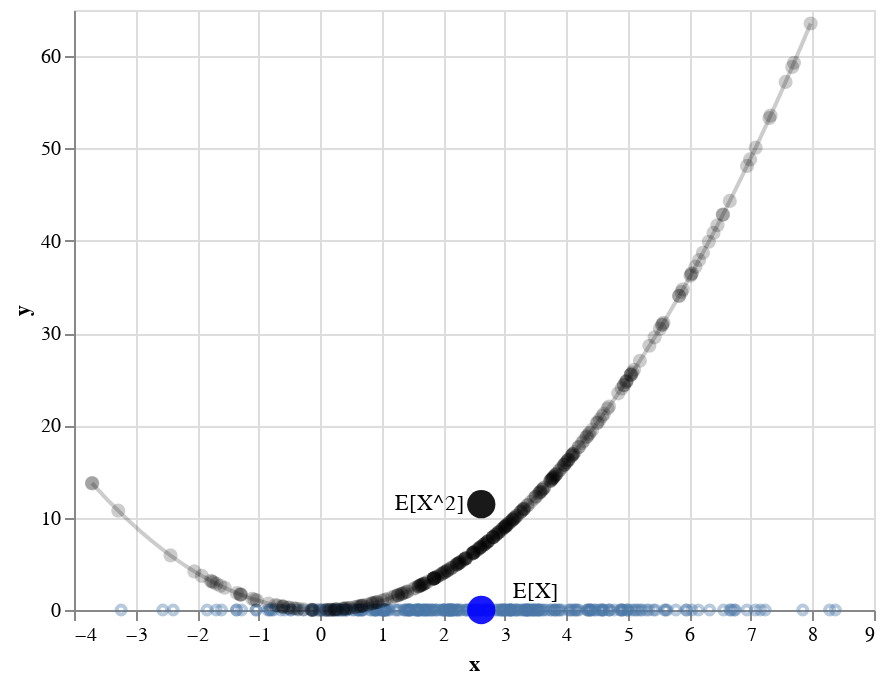

Notebook source saved alongside this figure:
### Markdown cell above
Each black dot represents the value of some blue $x$, squared. Because each $x$ has equal probability mass (i.e. $\frac{1}{|S|}$) if we simple average the y-coordinates of the black dots, we get the expected value of $X^2$. That is, we get $\mathbb{E}[X^2]$. We show this as a black dot on the chart. We can also plot the expected value of each $x_i$ as a blue dot. This is $\mathbb{E}[X]$.

### Code cell
expectedx2 = np.mean([i ** 2 for i in s])


def make_altair_object_labels(X, Y, L):
        bi = []
        for x, y, l in zip(X,Y,L):
            bi.append({"x":x, "y":y, "label": l})
        return alt.Data({"values" : bi})

dt = make_altair_object_labels(X=[np.mean(s)], Y=[expectedx2], L=["E[X^2]"])
                                
expected_x2 = alt.Chart(dt).mark_point(opacity=expectation_opacity, size=expectation_size, color="black", filled=True).encode(
    x='x:Q',  # specify ordinal data
    y='y:Q',  # specify quantitative data
)

dt = make_altair_object_labels(X=[np.mean(s)], Y=[0], L=["E[X]"])
                                
expected_x = alt.Chart(dt).mark_point(opacity=expectation_opacity, size=expectation_size, color="blue", filled=True).encode(
    x='x:Q',  # specify ordinal data
    y='y:Q',  # specify quantitative data
)

text = expected_x2.mark_text(
    align='right',
    baseline='middle',
    dx=7,
    xOffset=-15,    
).encode(
    text='label:N'
)


text2 = expected_x.mark_text(
    align='left',
    baseline='bottom',
    yOffset=-4,
    dx=16
).encode(
    text='label:N'
)

x2 + c2  + c4 + expected_x2 + text + expected_x + text2

### Figure 1 — Vega-Lite specification as saved in the notebook (floating-point values rounded to 4 significant figures; data arrays with more than 128 entries replaced by an {"elided": "..."} marker saying what was removed)
{"$schema": "https://vega.github.io/schema/vega-lite/v2.6.0.json", "config": {"view": {"height": 300, "width": 400}}, "layer": [{"data": {"values": {"elided": "1000 records"}}, "encoding": {"x": {"field": "x", "type": "quantitative"}, "y": {"field": "y", "type": "quantitative"}}, "mark": {"color": "black", "opacity": 0.2, "type": "line"}}, {"data": {"values": {"elided": "300 records"}}, "encoding": {"x": {"field": "x", "type": "quantitative"}, "y": {"field": "y", "type": "quantitative"}}, "mark": {"opacity": 0.4, "size": 20, "type": "point"}}, {"data": {"values": {"elided": "300 records"}}, "encoding": {"x": {"field": "x", "type": "quantitative"}, "y": {"field": "y", "type": "quantitative"}}, "mark": {"color": "black", "filled": true, "opacity": 0.2, "size": 50, "type": "point"}}, {"data": {"values": [{"label": "E[X^2]", "x": 2.618, "y": 11.46}]}, "encoding": {"x": {"field": "x", "type": "quantitative"}, "y": {"field": "y", "type": "quantitative"}}, "mark": {"color": "black", "filled": true, "opacity": 0.9, "size": 200, "type": "point"}}, {"data": {"values": [{"label": "E[X^2]", "x": 2.618, "y": 11.46}]}, "encoding": {"text": {"field": "label", "type": "nominal"}, "x": {"field": "x", "type": "quantitative"}, "y": {"field": "y", "type": "quantitative"}}, "mark": {"align": "right", "baseline": "middle", "dx": 7, "type": "text", "xOffset": -15}}, {"data": {"values": [{"label": "E[X]", "x": 2.618, "y": 0}]}, "encoding": {"x": {"field": "x", "type": "quantitative"}, "y": {"field": "y", "type": "quantitative"}}, "mark": {"color": "blue", "filled": true, "opacity": 0.9, "size": 200, "type": "point"}}, {"data": {"values": [{"label": "E[X]", "x": 2.618, "y": 0}]}, "encoding": {"text": {"field": "label", "type": "nominal"}, "x": {"field": "x", "type": "quantitative"}, "y": {"field": "y", "type": "quantitative"}}, "mark": {"align": "left", "baseline": "bottom", "dx": 16, "type": "text", "yOffset": -4}}]}
